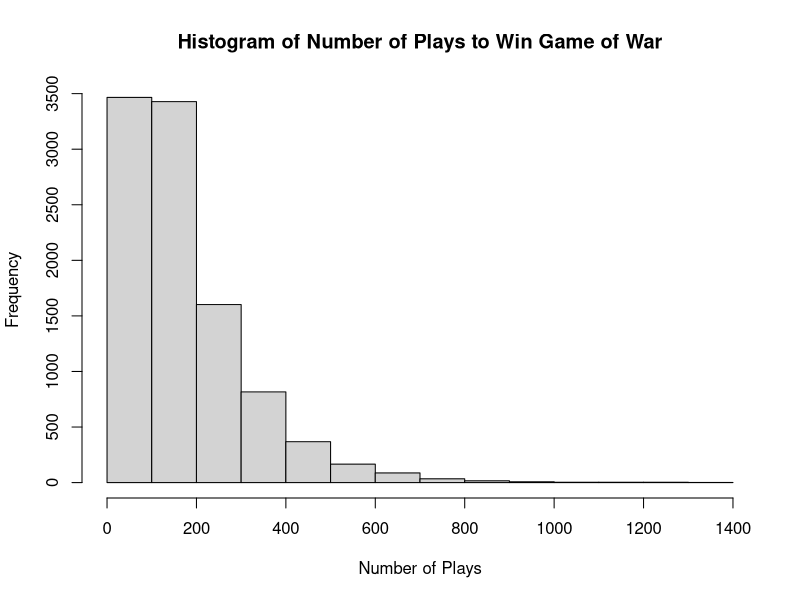

Source code (R):
## ---- chunk 1
#' Checks to see who wins the current round.
#'
#' This will compare the cards at position one. The winner gets both cards. If
#' there is a tie then the next three cards are put down and the fourth card
#' is compared. This is technically done recursively. The winner gets the
#' loosers five cards (the original, three put down, and the fourth is checked).
#'
#' The game ends when either of the players have no cards remaining.
#'
#' @param p1 cards for player 1.
#' @param p2 cards for player 2.
#' @return a list with three elements:
#' * `winner` - either a 1 or 2 for who won the round.
#' * `player1` - cards remaining for player 1.
#' * `player2` - cards remaining for player 2.
check_cards <- function(p1, p2) {
	winner <- 0
	if(length(p1) == 0) {
		winner <- 2
	} else if(length(p2) == 0) {
		winner <- 1
	} else {
		if(p1[1] == p2[1]) {
			# print('Entering a war!')
			if(length(p1) < 5) {
				p1 <- integer()
				p2 <- c(p2, p1)
				winner <- 2
			} else if(length(p2) < 5) {
				p1 <- c(p1, p2)
				p2 <- integer()
				winner <- 1
			} else {
				winners_cards <- c(p1[1:min(length(p1), 4)],
								   p2[1:min(length(p2), 4)])
				result <- check_cards(p1[min(length(p1), 5):length(p1)],
									  p2[min(length(p2), 5):length(p2)])
				if(result$winner == 1) {
					p1 <- c(result$player1, winners_cards)
					p2 <- result$player2
					winner <- 1
				} else if(result$winner == 2) {
					p1 <- result$player1
					p2 <- c(result$player2, winners_cards)
					winner <- 2
				}
			}
		} else if(p1[1] > p2[1]) {
			p1 <- c(p1[-1], p1[1], p2[1])
			p2 <- p2[-1]
			winner <- 1
		} else if(p2[1] > p1[1]) {
			p2 <- c(p2[-1], p2[1], p1[1])
			p1 <- p1[-1]
			winner <- 2
		} else {
			stop('Should not be here. What happend?!')
		}
	}
	return(list(
		player1 = p1,
		player2 = p2,
		winner = winner
	))
}
## ---- chunk 2
#' Initiate a game of war.
#'
#' @param cards a vector representing the cards. The default assumes a typical
#'        deck of 52 cards.
#' @param print how often should the function print the status of how many
#'        cards each player has. Set to 0 to don't print any updates.
#' @param max_games the maximum number of games to try before it is considered
#'        a draw.
#' @return a list with four elements:
#' * `games` - number of rounds it took for a player to win.
#' * `winner` - 0 for a draw, 1 if player 1 won, 2 if player 2 won.
#' * `p1_cards` - a numeric vector with the number of cards player 1 had after each round.
#' * `p2_cards` - a numeric vector with the number of cards player 2 had after each round.
play_war <- function(cards = rep(1:13, 4),
					 print = 0,
					 max_games = 2000) {
	deal <- sample(length(cards), length(cards) / 2, replace = FALSE)
	player1 <- cards[deal]
	player2 <- cards[-deal]

	games <- 0
	p1_cards <- integer(max_games)
	while(length(player1) > 0 & length(player2) > 0 & games < max_games) {
		result <- check_cards(player1, player2)
		player1 <- result$player1
		player2 <- result$player2
		p1_cards[games + 1] <- length(player1)
		if(length(player1) == 0 | length(player2) == 0) {
			break;
		}
		if(length(player1) + length(player2) != length(cards)) {
			stop(paste0('No longer `have ', length(cards), ' cards! ',
						(length(player1) + length(player2))))
		}
		games <- games + 1
		if(print > 0) {
			if(games %% print == 0) {
				print(paste0('Game ', games, ':',
							 ' Player 1 cards: ', length(player1), '; ',
							 ' Player 2 cards: ', length(player2)))
			}
		}
	}
	winner <- 0
	if(length(player1) == 0) {
		winner <- 2
	} else if(length(player2) == 0) {
		winner <- 1
	}
	return(list(games = games,
				winner = winner,
				p1_cards = p1_cards,
				p2_cards = length(cards) - p1_cards))
}
## ---- chunk 3
play_war(print = 25)$games
## ---- chunk 4
	n_games <- 10000
	war_games <- list()
	for(i in seq_len(n_games)) {
		# set.seed(i) # Used to track down issues and debug
		war_games[[i]] <- play_war(print = 0)
	}
	plays_to_win <- sapply(war_games, FUN = function(x) { x$games })

## ---- chunk 5
draws <- which(plays_to_win == 2000)
sum(plays_to_win == 2000)
## ---- chunk 6
hist(plays_to_win,
	 main = 'Histogram of Number of Plays to Win Game of War',
	 xlab = 'Number of Plays')
mean(plays_to_win)
median(plays_to_win)
min(plays_to_win)
max(plays_to_win)
